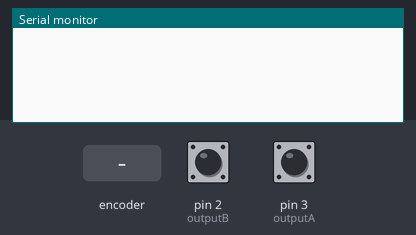
This sketch was run on a simulated Arduino Uno, built with avr-gcc and run on an emulated ATmega328P. Parts: the last lines printed to the serial monitor. The inputs (shaded band) are chosen by the test bench; at power-on: pin 2 (outputB) HIGH, pin 3 (outputA) HIGH.

Above: at 1.2 s.
1.3 s: rotary encoder on pin 3 (outputA) / pin 2 (outputB) turned 1 step (first pin leading)
At 2.6 s:
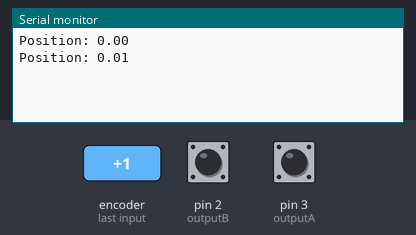
3.0 s: rotary encoder on pin 3 (outputA) / pin 2 (outputB) turned 1 step (first pin leading)
At 4.0 s:
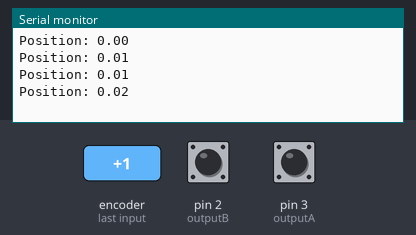
Timing chart, 0 to 6.0 s (numbered marks = the images above; inputs shaded):
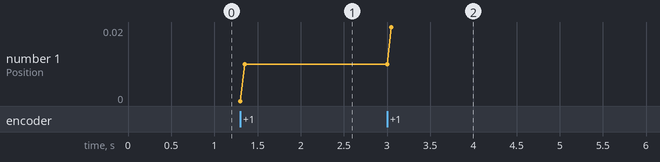

The sketch:

encoder_new.ino
```cpp
#define outputA 3
 #define outputB 2

 int counter = 0;
 int aState;
 int aLastState;

 void setup() {
   pinMode (outputA,INPUT);
   pinMode (outputB,INPUT);

   Serial.begin (9600);
   // Reads the initial state of the outputA
   aLastState = digitalRead(outputA);
 }

 void loop() {
   aState = digitalRead(outputA); // Reads the "current" state of the outputA
   // If the previous and the current state of the outputA are different, that means a Pulse has occured
   if (aState != aLastState){
     // If the outputB state is different to the outputA state, that means the encoder is rotating clockwise
     if (digitalRead(outputB) != aState) {
       counter ++;
     } else {
       counter --;
     }
     Serial.print("Position: ");
     Serial.println(counter*0.005);
   }
   aLastState = aState; // Updates the previous state of the outputA with the current state
 }
```

Measured:
- after the input at 1.3 s, the serial monitor: prints a new line at once (image 1)
- after the input at 3.0 s, the serial monitor: prints a new line after 0.05 s (image 2)
- plotted number 1: 0.01 → 0.02 after the input at 3.0 s
